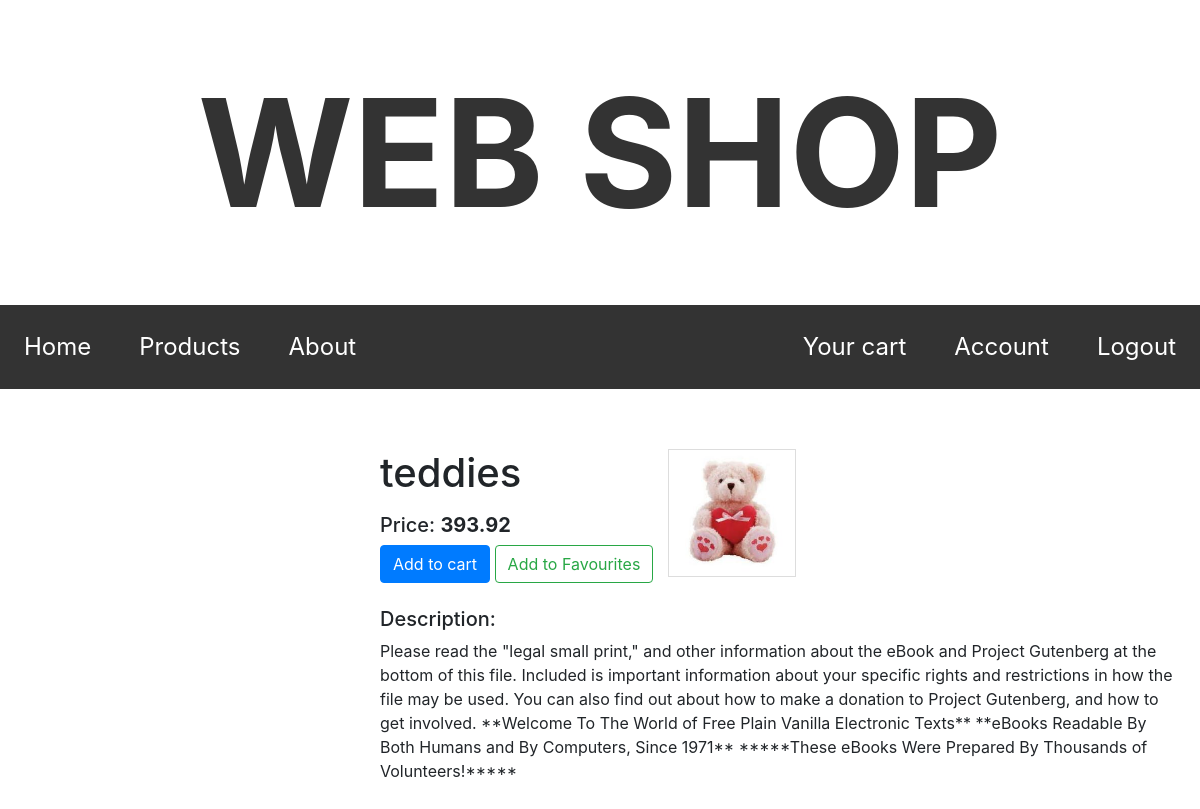
/products/2 (signed in), run on the app's committed database.
### web_shop/models.py (models this page shows, shortened)
class Product(db.Model):
    id = db.Column(db.Integer(), primary_key=True)
    name = db.Column(db.String(80), nullable=False, unique=True)
    price = db.Column(db.Integer(), nullable=False)  # in cents
    description = db.Column(db.Text(), default='XDDDD', nullable=False)
    date_added = db.Column(db.DateTime(), nullable=False, default=datetime.utcnow)
    image = db.Column(db.String(), nullable=False, default='pokemon.jpg')

### web_shop/routes.py (the view)
@app.route('/products/<int:product_id>')
def this_product(product_id):
    product = Product.query.filter_by(id=product_id).first()
    in_favourites = product_id in set((product.id for product in current_user.favourites))  # product is already in users favourites
    return render_template('this_product.html', title=product.name, in_favourites=in_favourites,
                           product=product, cart=session.get('cart'), Product=Product, show_modal=False)

### web_shop/models.py (called while the page is built)
@login_manager.user_loader
def load_user(user_id):
    user = User.query.get(int(user_id))
    if user:
        if user.true_user:  # has email and password, is able to log in, otherwise User() only stores address
            return user

### web_shop/templates/this_product.html
{% extends "layout.html" %}
{% block content %}
    <div class="left-content">
    </div>
    <article class="main-content">
        <div class="d-flex mb-4">
            <div class="row">
                <div class="col">
                    <h1 class="mb-3">{{ product.name }}</h1>
                    <h5>Price: <span class="font-weight-bold">{{ "{:.2f}".format(product.price / 100) }}</span></h5>
                    <a class='btn btn-primary' href="{{ url_for('add_to_cart', product_id=product.id) }}">Add to cart</a>
                    {% if current_user.is_authenticated %}
                        {% if in_favourites %}
                            <a class='btn btn-success' href="{{ url_for('add_or_remove_from_favourites', product_id=product.id) }}">Remove from Favourites</a>
                        {% else %}
                            <a class='btn btn-outline-success' href="{{ url_for('add_or_remove_from_favourites', product_id=product.id) }}">Add to Favourites</a>
                        {% endif %}
                    {% endif %}
                </div>
                <img class="product-image" src="{{ url_for('static', filename='pictures/' + product.image) }}">
            </div>
        </div>
        <h5>Description: </h5>
        <p>{{ product.description }}</p>
    </article>
{% endblock content %}

### web_shop/static/main.css (style rules this page uses)
a { text-decoration: none; }
.left-content { float: left; padding: 20px; width: 30%; }
.product-image { border: 1px solid #ddd; width: 8em; height: 8em; }
.main-content { float: left; width: 70%; padding: 20px; }
* { box-sizing: border-box; }

### data on the page
Product: name "teddies", product.price/100 "393.92", image (picture), description "Please read the \"legal small print,\" and other information about the eBook and Project Gutenberg at the bottom of this file. Included is important information about your specific rights and restrictions in how the file may be used. You can also find out about how to make a donation to Project Gutenberg, and how to get involved. **Welcome To The World of Free Plain Vanilla Electronic Texts** **eBooks Readable By Both Humans and By Computers, Since 1971** *****These eBooks Were Prepared By Thousands of Volunteers!*****"
